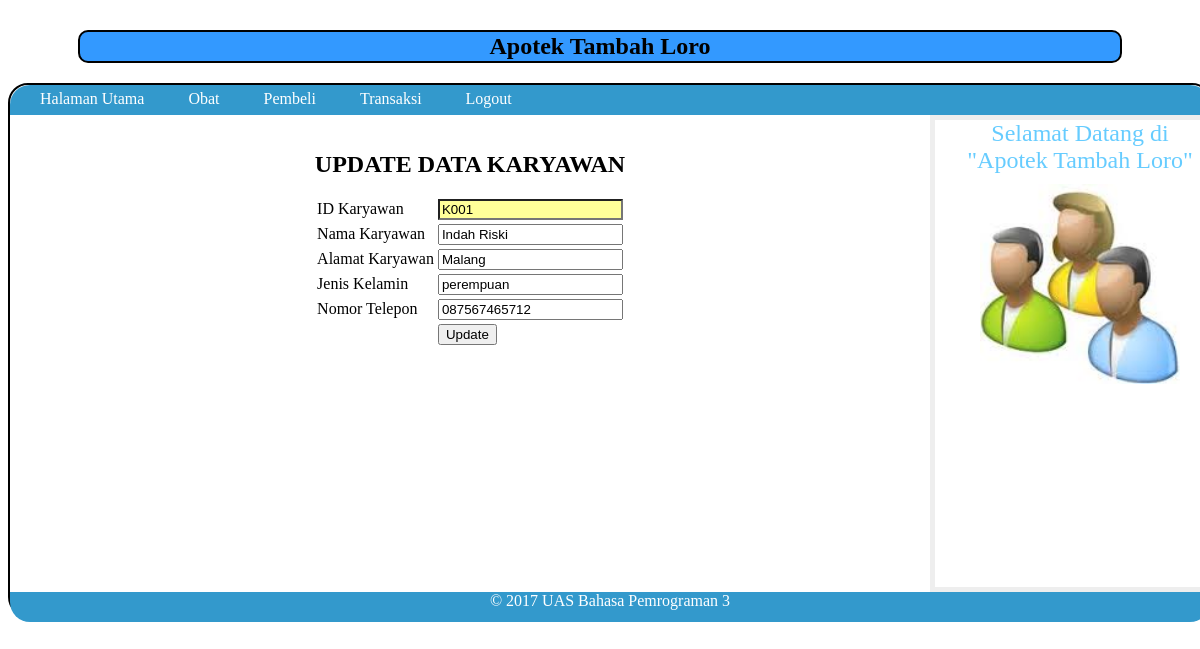
Screenshot of /admin/karyawan/update.php?id=K001 with the database file from the repository.
### tables this page shows
CREATE TABLE IF NOT EXISTS `karyawan` (
  `id_karyawan` varchar(5) NOT NULL,
  `nama_karyawan` varchar(30) NOT NULL,
  `alamat_karyawan` varchar(50) NOT NULL,
  `jkel_karyawan` varchar(50) NOT NULL,
  `tlp_karyawan` varchar(15) NOT NULL,
  PRIMARY KEY (`id_karyawan`)
);

### admin/karyawan/update.php (the view, shortened to what this page needs)
<?php
$edit=$_GET['id'];
$query=mysql_query("select * from karyawan where id_karyawan='$edit'");
$fr=mysql_fetch_array($query);
?>
<html>
<link rel="stylesheet" type="text/css" href="../../css.css">
<body>
<center>
<h2><b> Apotek Tambah Loro </b></h2>
</center>
<div class="wrapper">
		<nav>
		<ul>
	<li><a href="../../admin.php"> Halaman Utama </a></li>
    <li><a href="../obat/tampil.php"> Obat </a></li>
    <li><a href="../pembeli/tampil.php"> Pembeli</a></li>
    <li><a href="../transaksi/tampil.php"> Transaksi</a></li>
    <li><a href="../../logout.php"> Logout</a></li></aside>
   		</ul>
		</nav>
<section class="courses">
<article>
<br>
<center>
<br><b><font size="+2">UPDATE DATA KARYAWAN</font></b>
<br /><br />
<form method="post" action="proses_update.php">
<table>
<tr>
<td> ID Karyawan </td>
<td> <input type="text" name="id_karyawan" value="<?php echo $fr[id_karyawan] ?>" style="background-color:#FFFF99" readonly="readonly"/></td></tr>
<tr>
<td> Nama Karyawan </td>
<td> <input type="text" name="nama_karyawan" value="<?php echo $fr[nama_karyawan]?>" /></td></tr>
<tr>
<td> Alamat Karyawan </td>
<td> <input type="text" name="alamat_karyawan" value="<?php echo $fr[alamat_karyawan]?>" /></td></tr>
<tr>
<td> Jenis Kelamin </td>
<td> <input type="text" name="jkel_karyawan" value="<?php echo $fr[jkel_karyawan]?>" /></td></tr>
<tr>
<td> Nomor Telepon </td>
<td> <input type="text" name="tlp_karyawan" value="<?php echo $fr[tlp_karyawan]?>" /></td></tr>
<tr>
<td> <td> <input type="submit" name="update" value="Update" /> </td></td></tr>
</table>
</form>
</center>
</article>
	</section>
    <aside>
    <section class="contact-details">
<h3><font size="+2"><center>Selamat Datang di "Apotek Tambah Loro"</center></font></h3>
	</section>
	<section class="popular-recipes">
<center><img src="../../gambar/login.jpg" width="200" height="200"></center>
	</section>
	</aside>
<footer><center>
&copy; 2017 UAS Bahasa Pemrograman 3
</center></footer>
</div>

### css.css (style rules this page uses)
.wrapper { width: 1200px; height:530px; margin: 18px auto 18px auto; border: 2px solid #000000; background-color: #ffffff; border-bottom-left-radius:20px; border-bottom-right-radius:20px; border-top-left-radius:20px; border-top-right-radius:20px; }
nav { clear: both; color: #ffffff; background-color: #3399CC; height: 30px; border-top-left-radius:20px; border-top-right-radius:20px; }
nav ul { margin: 0px; padding: 5px 0px 5px 30px; }
nav li { display: inline; margin-right: 40px; }
nav li a { color: #ffffff; }
section.courses { float: left; width: 920px; }
article { clear: both; overflow: auto; width: 100%; }
aside { width: 250px; height: 457px; float: left; padding: 0px 0px 10px 20px; border: 5px solid #eeeeee; }
a { color: #3399FF; text-decoration: none; }
h1, h2, h3 { font-weight: normal; }
h2 { padding: 1px; color: #000; background-color:#39F; border-radius:1px; border:2px solid #000; margin-left:70px; margin-right:70px; border-bottom-left-radius:10px; border-bottom-right-radius:10px; border-top-left-radius:10px; border-top-right-radius:10px; margin-top: 30px; }
h3 { margin: 0px 0px 10px 0px; color: #66CCFF; }
footer { clear: both; color: #ffffff; background-color:#3399CC; height: 30px; border-bottom-left-radius:20px; border-bottom-right-radius:20px; }

### rows the page displays
karyawan: id_karyawan "K001", nama_karyawan "Indah Riski", alamat_karyawan "Malang", jkel_karyawan "perempuan", tlp_karyawan "087567465712"
